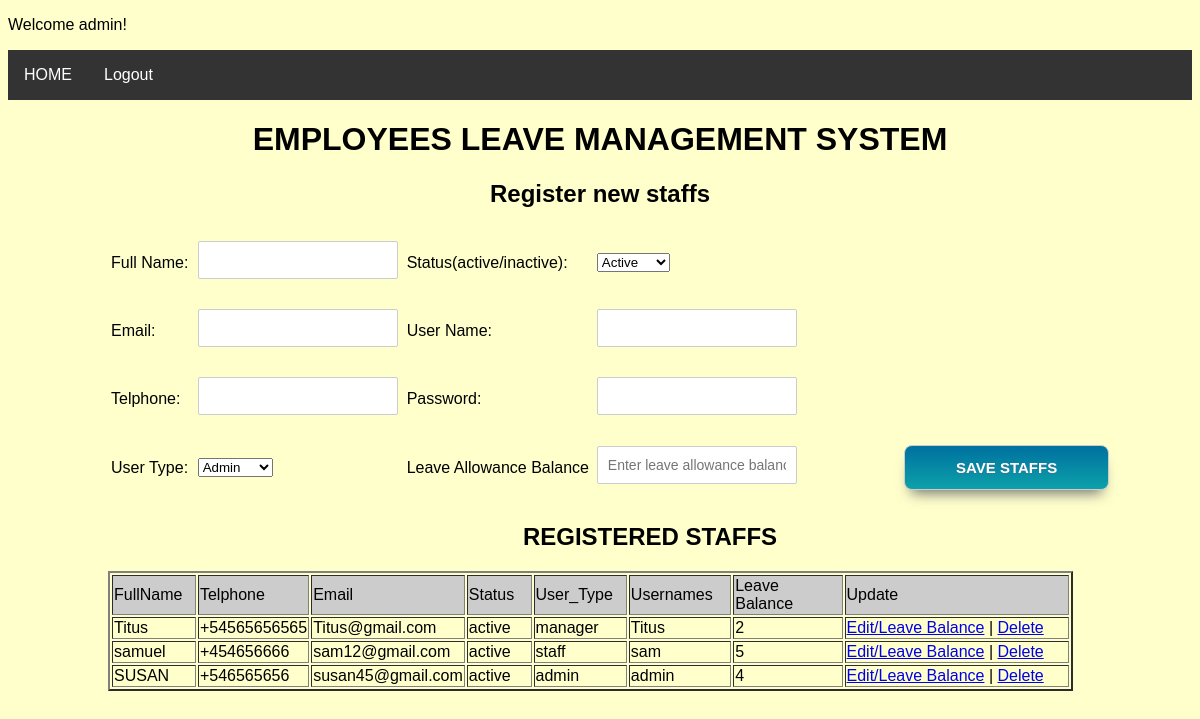
The app's page /Registerstaffs.php (signed in), older data.
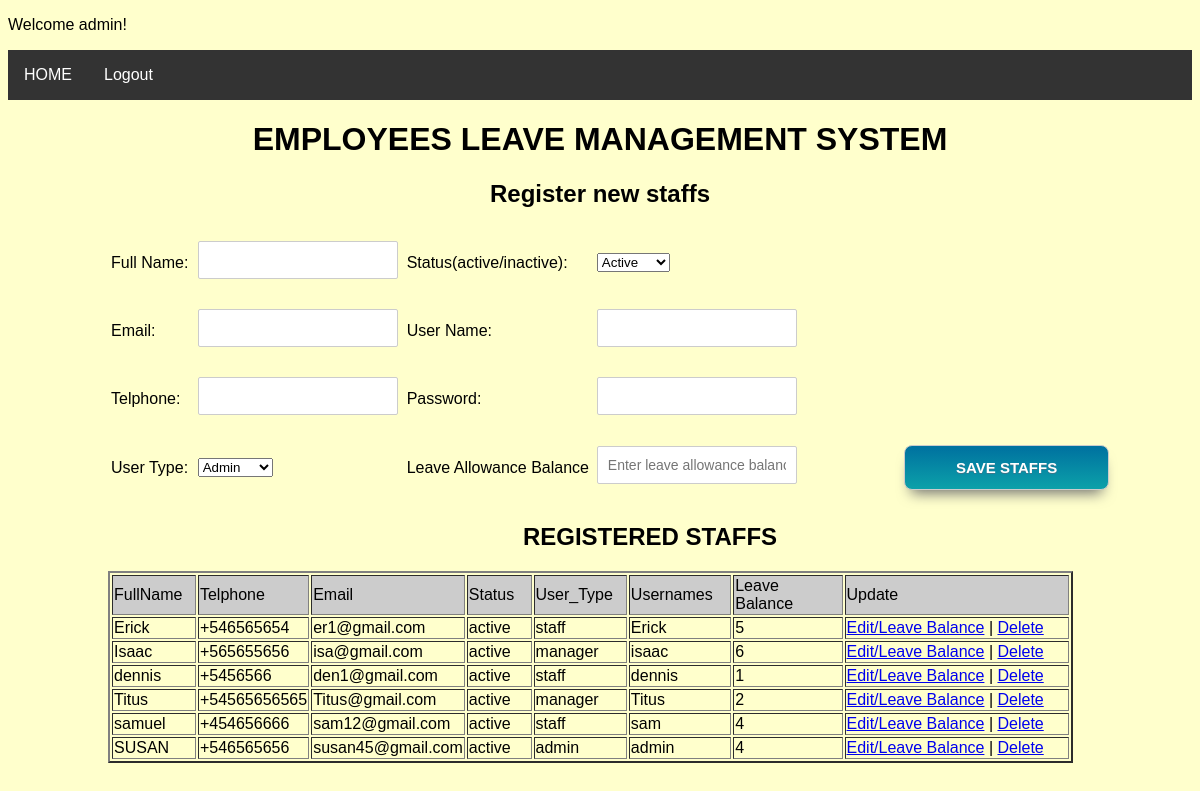
The same page, newer data.
### tables this page shows
CREATE TABLE IF NOT EXISTS `users` (
  `UserID` int(11) NOT NULL AUTO_INCREMENT,
  `FullName` varchar(100) NOT NULL,
  `Telphone` varchar(40) NOT NULL,
  `Email` varchar(40) NOT NULL,
  `Status` varchar(40) NOT NULL,
  `User_Type` varchar(40) NOT NULL,
  `Usernames` varchar(40) NOT NULL,
  `Passwords` varchar(40) NOT NULL,
  `LeaveBalance` int(20) NOT NULL,
  PRIMARY KEY (`UserID`)
);

### Registerstaffs.php (the view, shortened to what this page needs)
<?php
include_once("db.php");
$result = mysqli_query($con, "SELECT * FROM users ORDER BY UserID DESC");
?>
<!DOCTYPE html>
<html>
<head>
<link href="style.css" rel="stylesheet">
</head>
<body>
<p align="left">Welcome <?php echo $_SESSION['Usernames']; ?>!</p>
<ul>
  <li><a href="index.php">HOME</a></li>
  <li><a href="logout.php">Logout</a></li>
</ul>
<div>
<h1 align="center">EMPLOYEES LEAVE  MANAGEMENT SYSTEM</h1>
<h2 align="center">Register new staffs</h2>
<div style="padding-left:100px">
<form action="Registerstaffs.php" method="post" name="form1">
        <table border="0" style="padding-left:-100px;">
            <tr>
                <td width="9%">Full Name:</td>
              <td width="22%"><input type="text" name="FullName" required/></td>
				                <td width="20%">Status(active/inactive):</td>
              <td width="27%">
			  <select name="Status">
				<option value="active">Active</option>
			  </select>
			  </td>
			  <td width="22%"></td>
            </tr>
            <tr>
                <td>Email:</td>
                <td><input type="text" name="Email" required/></td>
				<td>User Name:</td>
                <td><input type="text" name="Usernames" required/></td>
				<td></td>
            </tr>
            <tr>
                <td>Telphone:</td>
                <td>
				<input type="text" name="Telphone" required>
				</td>
		                <td>Password:</td>
                <td><input type="Password" name="Passwords" pattern="(?=.*\d)(?=.*[a-z])(?=.*[A-Z]).{10,}" title="Must contain at least one number and one uppercase and lowercase letter, and at least 10 or more characters" required/></td>
				<td></td>
            </tr>
			<tr>
            <td>User Type:</td>
                <td><select name="User_Type">
				<option value="admin">Admin</option>
			  </select></td>
				 <td>Leave Allowance Balance</td>
                <td><input type="text" name="leavebalance" placeholder="Enter leave allowance balance" required></td>
				<td><input type="submit" name="Submit" value="SAVE STAFFS"></td>
            </tr>
    </table>
  </form>
		<h2 align="center">REGISTERED STAFFS</h2>
<table width='89%' border=2>
        <tr bgcolor='#CCCCCC'>
            <td width="9%">FullName</td>
            <td width="9%">Telphone</td>
            <td width="6%">Email</td>
			<td width="7%">Status</td>
			<td width="10%">User_Type</td>
			<td width="11%">Usernames</td>
			<td width="12%">Leave Balance</td>
			<td width="25%">Update</td>
        </tr>
        <?php
        while($res = mysqli_fetch_array($result)) {
            echo "<tr>";
            echo "<td>".$res['FullName']."</td>";
            echo "<td>".$res['Telphone']."</td>";
            echo "<td>".$res['Email']."</td>";
			echo "<td>".$res['Status']."</td>";
            echo "<td>".$res['User_Type']."</td>";
            echo "<td>".$res['Usernames']."</td>";
			 echo "<td>".$res['LeaveBalance']."</td>";
            echo "<td><a href=\"updatestaffs.php?UserID=$res[UserID]\">Edit/Leave Balance</a> | <a href=\"delete.php?UserID=$res[UserID]\" onClick=\"return confirm('Are you sure you want to delete?')\">Delete</a></td>";
        }
        ?>
  </table>
  </div>
</div>
</body>
</html>

Row changes from the older to the newer data that the page shows:
added users: FullName "Erick", Telphone "+546565654", Email "er1@gmail.com", Status "active", User_Type "staff", Usernames "Erick", LeaveBalance "5"
added users: FullName "Isaac", Telphone "+565655656", Email "isa@gmail.com", Status "active", User_Type "manager", Usernames "isaac", LeaveBalance "6"
added users: FullName "dennis", Telphone "+5456566", Email "den1@gmail.com", Status "active", User_Type "staff", Usernames "dennis", LeaveBalance "1"
changed users "samuel": LeaveBalance "5" → "4"
